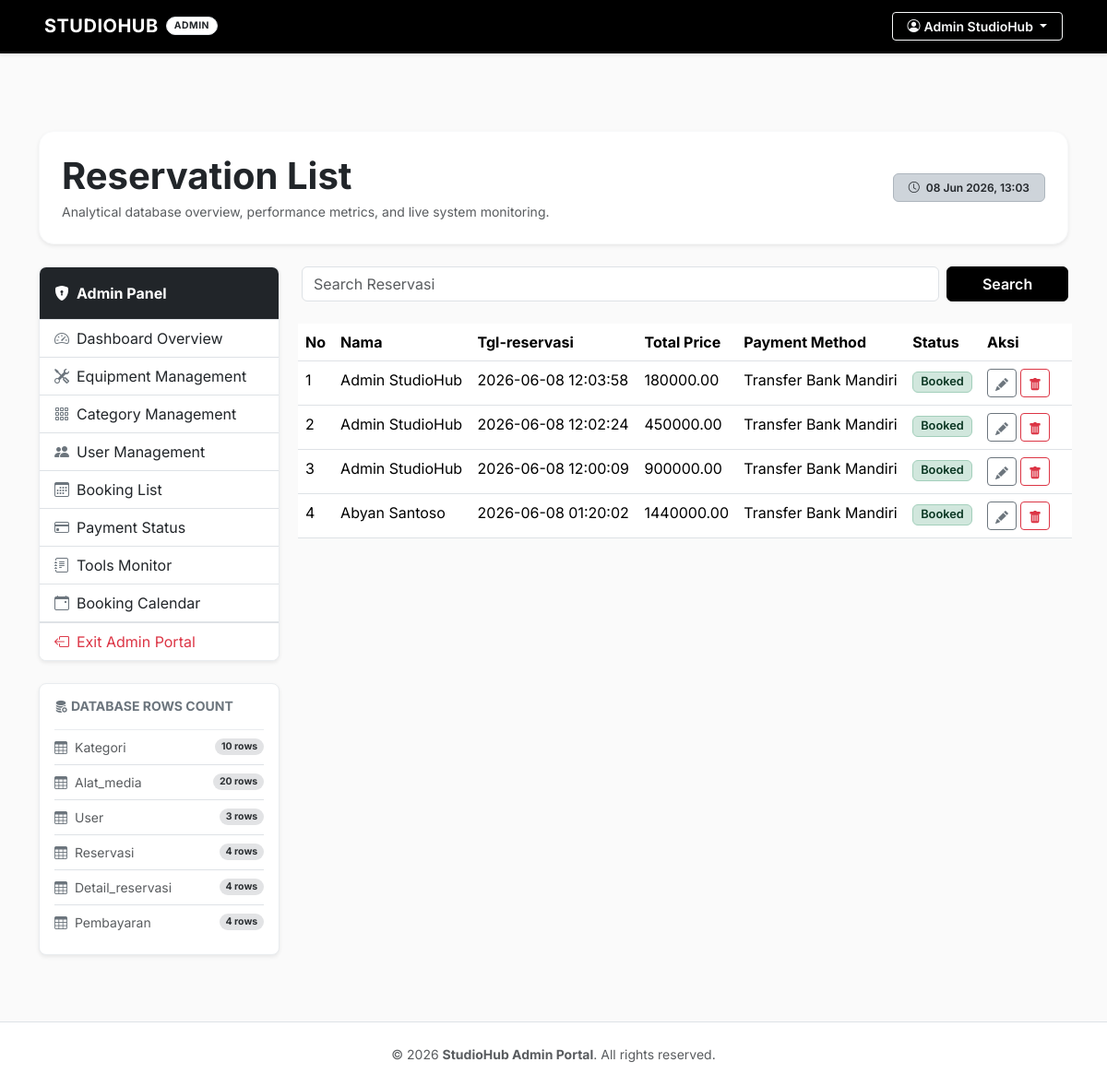
The app's page /modules/admin/reservasi/index.php (signed in) with its own data.
### tables this page shows
CREATE TABLE `reservasi` (
  `id_reserv` int(11) NOT NULL,
  `id_user` int(11) DEFAULT NULL,
  `tgl_reserv` datetime NOT NULL,
  `tgl_mulai` date NOT NULL,
  `tgl_selesai` date NOT NULL,
  `status_reserv` varchar(50) DEFAULT 'Pending',
  `harga_total` decimal(10,2) DEFAULT NULL,
  `metode_pembayaran` varchar(50) DEFAULT NULL
);

CREATE TABLE `user` (
  `id_user` int(11) NOT NULL,
  `nama` varchar(100) NOT NULL,
  `email` varchar(100) NOT NULL,
  `id_password` varchar(255) NOT NULL,
  `no_hp` varchar(20) DEFAULT NULL
);

### modules/admin/reservasi/index.php (the view, shortened to what this page needs)
<?php
require '../../../config/koneksi.php';
$query =
    'SELECT a.*,b.nama FROM reservasi a LEFT JOIN user b ON a.id_user = b.id_user WHERE 1 = 1';
$query .= ' ORDER BY id_reserv DESC;';
$hasil = mysqli_query($conn, $query);
$tables = [
    'kategori',
    'alat_media',
    'user',
    'reservasi',
    'detail_reservasi',
    'pembayaran',
];
$table_sizes = [];
foreach ($tables as $t) {
    $size_q = mysqli_query($conn, "SELECT COUNT(*) AS total FROM `$t`");
    $table_sizes[$t] = mysqli_fetch_assoc($size_q)['total'] ?? 0;
}
?>
<!DOCTYPE html>
<html lang="en">
<head>
</head>
<body>
<?php include '../../../includes/header_admin.php'; ?>
<div class="pt-5 pb-4">
    <div class="p-4 bg-white border border-light shadow-sm rounded-4 mb-4 d-flex flex-wrap justify-content-between align-items-center">
        <div>
            <h1 class="fw-bold mb-1 text-dark">Reservation List</h1>
            <p class="text-muted mb-0 small">
                Analytical database overview, performance metrics, and live system monitoring.
            </p>
        </div>
        <div class="mt-3 mt-md-0">
            <span class="badge bg-dark-subtle text-dark border border-dark-subtle px-3 py-2 fw-semibold">
                <i class="bi bi-clock me-1"></i> <?= date('d M Y, H:i') ?>
            </span>
        </div>
    </div>
    <div class="row g-4">
        <div class="col-lg-3">
            <?php include '../../../includes/sidebar_admin.php'; ?>
            <div class="card shadow-sm border border-light-subtle rounded-3 p-3 mt-4 bg-white">
                <h6 class="fw-bold mb-3 text-secondary text-uppercase small"><i class="bi bi-database-fill-gear me-1"></i>Database Rows Count</h6>
                <div class="list-group list-group-flush small">
                    <?php foreach ($table_sizes as $table_name => $count): ?>
                    <div class="list-group-item d-flex justify-content-between align-items-center px-0 bg-transparent py-2">
                        <span class="text-muted text-capitalize"><i class="bi bi-table me-2 text-secondary"></i><?= htmlspecialchars(
                            $table_name,
                        ) ?></span>
                        <span class="badge bg-secondary-subtle text-secondary-emphasis rounded-pill"><?= $count ?> rows</span>
                    </div>
                    <?php endforeach; ?>
                </div>
            </div>
        </div>
        <div class="col-lg-9">
            <form method="GET" class="row g-2 mb-4">
                <div class="col-md-10">
                    <input type="text" name="search" class="form-control" placeholder="Search Reservasi" value="<?= $_GET[
                        'search'
                    ] ?? '' ?>">
                </div>
                <div class="col-md-2">
                    <button type="submit" class="btn btn-dark w-100">
                        Search
                    </button>
                </div>
            </form>
            <div class="row g-2 mb-4">
                <table class="table table-hover">
                    <thead>
                        <tr>
                            <th>No</th>
                            <th>Nama</th>
                            <th>Tgl-reservasi</th>
                            <th>Total Price</th>
                            <th>Payment Method</th>
                            <th>Status</th>
                            <th style="width: 100px;">Aksi</th>
                        </tr>
                    </thead>
                    <tbody>
                        <?php
                        $no = 1;
                        while ($data = mysqli_fetch_array($hasil)) { ?>
                                <tr>
                                    <td><?php echo $no; ?></td>
                                    <td><?php echo $data['nama']; ?></td>
                                    <td><?php echo $data['tgl_reserv']; ?></td>
                                    <td><?php echo $data['harga_total']; ?></td>
                                    <td><?php echo $data[
                                        'metode_pembayaran'
                                    ]; ?></td>
                                    <td>
                                        <?php
                                        $status = $data['status_reserv'];
                                        $badge_class = 'bg-secondary';
                                        $status_text = htmlspecialchars($status);
                                        if ($status === 'Pending') {
                                            $badge_class = 'bg-warning-subtle text-warning-emphasis border border-warning-subtle';
                                        } else if ($status === 'Waiting Payment') {
                                            $badge_class = 'bg-info-subtle text-info-emphasis border border-info-subtle';
                                            $status_text = 'Waiting Payment';
                                        } else if ($status === 'Booked') {
                                            $badge_class = 'bg-success-subtle text-success-emphasis border border-success-subtle';
                                        } else if ($status === 'Cancelled') {
                                            $badge_class = 'bg-danger-subtle text-danger-emphasis border border-danger-subtle';
                                        } else if ($status === 'On Going') {
                                            $badge_class = 'bg-primary-subtle text-primary-emphasis border border-primary-subtle';
                                        } else if ($status === 'Finished') {
                                            $badge_class = 'bg-dark-subtle text-dark-emphasis border border-dark-subtle';
                                        }
                                        ?>
                                        <span class="badge <?= $badge_class ?> px-2 py-1 fw-semibold" style="font-size: 0.8rem;">
                                            <?= $status_text ?>
                                        </span>
                                    </td>
                                    <td>
                                        <div class="d-flex gap-1">
                                            <a href="./update.php?id_reserv=<?= $data['id_reserv'] ?>" class="btn btn-outline-secondary btn-sm" title="edit" style="padding-bottom: 4px; padding-top: 4px;">
                                            </a>
                                            <a onclick="return confirm('Apakah Anda yakin ingin menghapus data ini?');" href="./delete.php?id_reserv=<?= $data['id_reserv'] ?>" class="btn btn-outline-danger btn-sm" title="delete" style="padding-bottom: 4px; padding-top: 4px;">
                                            </a>
                                        </div>
                                    </td>
                                </tr>
                            <?php $no++;}
                        ?>
                    </tbody>
                </table>
            </div>
        </div>
    </div>
</div>
<?php include '../../../includes/footer_admin.php'; ?>
</body>
</html>

### assets/css/style.css (style rules this page uses)
body { font-family: 'Inter', -apple-system, BlinkMacSystemFont, "Segoe UI", Roboto, "Helvetica Neue", Arial, sans-serif; color: #333333; background-color: #f8f9fa; padding-top: 70px; }
.card { border: 1px solid #e3e6f0; border-radius: 6px; box-shadow: 0 2px 4px rgba(0,0,0,0.02); transition: transform 0.2s, box-shadow 0.2s; }

### includes/header_admin.php (style rules this page uses)
body { font-family: 'Inter', -apple-system, BlinkMacSystemFont, "Segoe UI", Roboto, sans-serif; color: #1a1a1a; background-color: #fafafa; }
.btn-dark { background-color: #000000 !important; border-color: #000000 !important; color: #ffffff !important; font-weight: 600; transition: all 0.2s ease; }

### records on screen
reservasi: id_user.nama "Admin StudioHub", tgl_reserv "2026-06-08 12:03:58", harga_total "180000.00", metode_pembayaran "Transfer Bank Mandiri", status_reserv "Booked"
reservasi: id_user.nama "Admin StudioHub", tgl_reserv "2026-06-08 12:02:24", harga_total "450000.00", metode_pembayaran "Transfer Bank Mandiri", status_reserv "Booked"
reservasi: id_user.nama "Admin StudioHub", tgl_reserv "2026-06-08 12:00:09", harga_total "900000.00", metode_pembayaran "Transfer Bank Mandiri", status_reserv "Booked"
reservasi: id_user.nama "Abyan Santoso", tgl_reserv "2026-06-08 01:20:02", harga_total "1440000.00", metode_pembayaran "Transfer Bank Mandiri", status_reserv "Booked"

### other values on screen
$_SESSION['nama'] "Admin StudioHub"
$table_name "Kategori"
$count "10"
$table_name "Alat_media"
$count "20"
$table_name "User"
$count "3"
$table_name "Reservasi"
$count "4"
$table_name "Detail_reservasi"
$table_name "Pembayaran"
